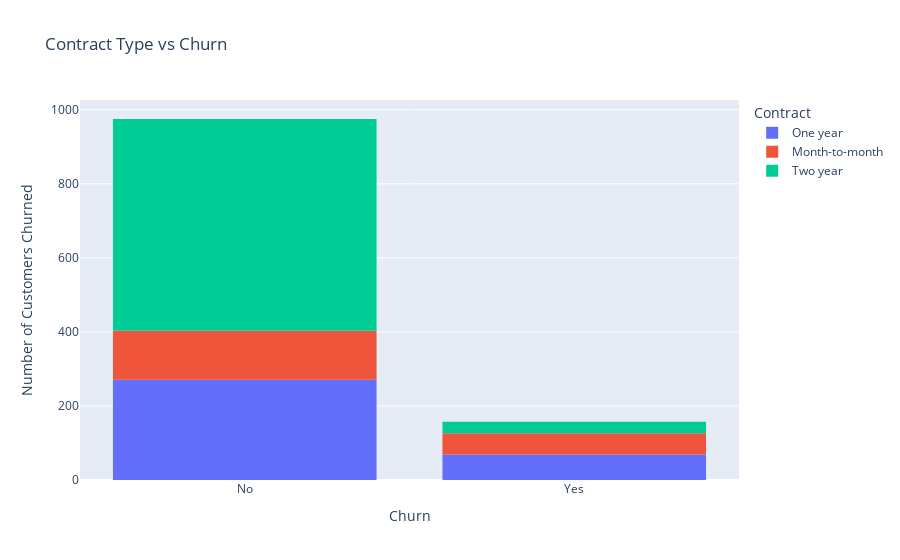

The code cell stored with this chart in its notebook:
### Code cell
px.histogram(charge1,x="Churn", color="Contract",title='Contract Type vs Churn').update_layout(
    xaxis_title="Churn", yaxis_title='Number of Customers Churned'
)

### Figure 1 — Plotly figure (JSON) as saved in the notebook; plotly's stock layout.template omitted (floating-point values rounded to 4 significant figures; data arrays with more than 128 entries replaced by an {"elided": "..."} marker saying what was removed)
{"data": [{"alignmentgroup": "True", "bingroup": "x", "hovertemplate": "Contract=One year<br>Churn=%{x}<br>count=%{y}<extra></extra>", "legendgroup": "One year", "marker": {"color": "#636efa", "pattern": {"shape": ""}}, "name": "One year", "offsetgroup": "One year", "orientation": "v", "showlegend": true, "type": "histogram", "x": {"elided": "340 str values"}, "xaxis": "x", "yaxis": "y"}, {"alignmentgroup": "True", "bingroup": "x", "hovertemplate": "Contract=Month-to-month<br>Churn=%{x}<br>count=%{y}<extra></extra>", "legendgroup": "Month-to-month", "marker": {"color": "#EF553B", "pattern": {"shape": ""}}, "name": "Month-to-month", "offsetgroup": "Month-to-month", "orientation": "v", "showlegend": true, "type": "histogram", "x": {"elided": "189 str values"}, "xaxis": "x", "yaxis": "y"}, {"alignmentgroup": "True", "bingroup": "x", "hovertemplate": "Contract=Two year<br>Churn=%{x}<br>count=%{y}<extra></extra>", "legendgroup": "Two year", "marker": {"color": "#00cc96", "pattern": {"shape": ""}}, "name": "Two year", "offsetgroup": "Two year", "orientation": "v", "showlegend": true, "type": "histogram", "x": {"elided": "603 str values"}, "xaxis": "x", "yaxis": "y"}], "layout": {"barmode": "relative", "legend": {"title": {"text": "Contract"}, "tracegroupgap": 0}, "title": {"text": "Contract Type vs Churn"}, "xaxis": {"anchor": "y", "domain": [0, 1], "title": {"text": "Churn"}}, "yaxis": {"anchor": "x", "domain": [0, 1], "title": {"text": "Number of Customers Churned"}}}}
